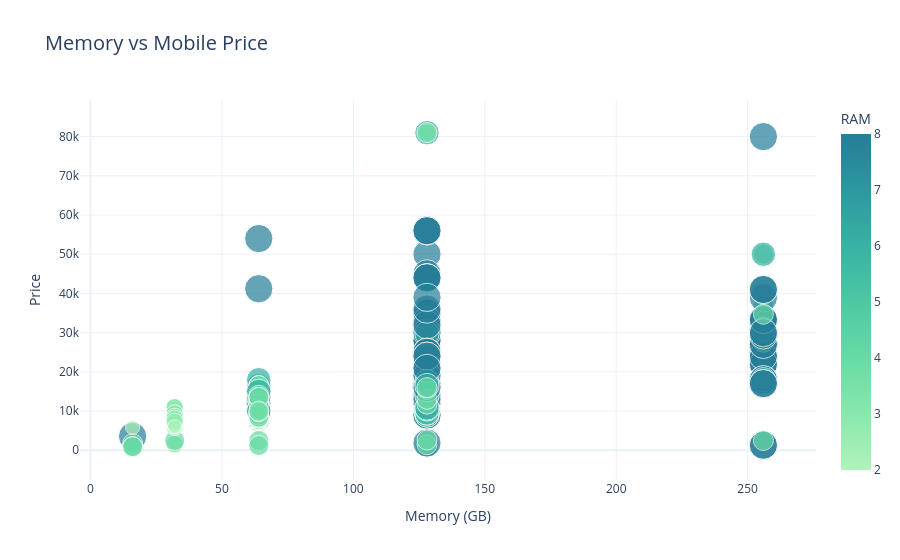

Notebook cell for this chart:
### Code cell
import plotly.express as px

fig = px.scatter(
    df,
    x="Memory",
    y="Prize",
    size="RAM",
    hover_data=["Model", "Processor_", "Battery_"],
    title="Memory vs Mobile Price",
    color="RAM",
    color_continuous_scale="Tealgrn"
)

fig.update_layout(
    template="plotly_white",
    xaxis_title="Memory (GB)",
    yaxis_title="Price",
    title_font=dict(size=20)
)

fig.show()

### Figure 1 — Plotly figure (JSON) as saved in the notebook; plotly's stock layout.template omitted (floating-point values rounded to 4 significant figures; data arrays with more than 128 entries replaced by an {"elided": "..."} marker saying what was removed)
{"data": [{"customdata": {"elided": "541x3 mixed values"}, "hovertemplate": "Memory=%{x}<br>Prize=%{y}<br>RAM=%{marker.color}<br>Model=%{customdata[0]}<br>Processor_=%{customdata[1]}<br>Battery_=%{customdata[2]}<extra></extra>", "legendgroup": "", "marker": {"color": {"elided": "541 int values"}, "coloraxis": "coloraxis", "size": {"elided": "541 int values"}, "sizemode": "area", "sizeref": 0.02, "symbol": "circle"}, "mode": "markers", "name": "", "orientation": "v", "showlegend": false, "type": "scatter", "x": {"elided": "541 int values"}, "xaxis": "x", "y": {"elided": "541 int values"}, "yaxis": "y"}], "layout": {"coloraxis": {"colorbar": {"title": {"text": "RAM"}}, "colorscale": [[0, "rgb(176, 242, 188)"], [0.1667, "rgb(137, 232, 172)"], [0.3333, "rgb(103, 219, 165)"], [0.5, "rgb(76, 200, 163)"], [0.6667, "rgb(56, 178, 163)"], [0.8333, "rgb(44, 152, 160)"], [1, "rgb(37, 125, 152)"]]}, "legend": {"itemsizing": "constant", "tracegroupgap": 0}, "title": {"font": {"size": 20}, "text": "Memory vs Mobile Price"}, "xaxis": {"anchor": "y", "domain": [0, 1], "title": {"text": "Memory (GB)"}}, "yaxis": {"anchor": "x", "domain": [0, 1], "title": {"text": "Price"}}}}
